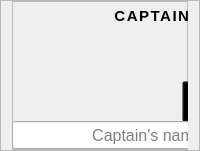
           <widget class="QFrame" name="frame_7">
            <property name="minimumSize">
             <size>
              <width>120</width>
              <height>151</height>
             </size>
            </property>
            <property name="maximumSize">
             <size>
              <width>16777215</width>
              <height>151</height>
             </size>
            </property>
            <property name="frameShape">
             <enum>QFrame::StyledPanel</enum>
            </property>
            <property name="frameShadow">
             <enum>QFrame::Raised</enum>
            </property>
            <layout class="QHBoxLayout" name="horizontalLayout_4">
             <property name="topMargin">
              <number>0</number>
             </property>
             <property name="bottomMargin">
              <number>0</number>
             </property>
             <item>
              <widget class="QFrame" name="frame_11">
               <property name="minimumSize">
                <size>
                 <width>0</width>
                 <height>0</height>
                </size>
               </property>
               <property name="maximumSize">
                <size>
                 <width>271</width>
                 <height>16777215</height>
                </size>
               </property>
               <property name="frameShape">
                <enum>QFrame::StyledPanel</enum>
               </property>
               <property name="frameShadow">
                <enum>QFrame::Raised</enum>
               </property>
               <widget class="QLabel" name="captain_img">
                <property name="geometry">
                 <rect>
                  <x>80</x>
                  <y>30</y>
                  <width>120</width>
                  <height>91</height>
                 </rect>
                </property>
                <property name="minimumSize">
                 <size>
                  <width>0</width>
                  <height>0</height>
                 </size>
                </property>
                <property name="styleSheet">
                 <string notr="true">background-color: transparent;</string>
                </property>
                <property name="text">
                 <string/>
                </property>
                <property name="pixmap">
                 <pixmap>../images&amp;icon/barangay_captain.png</pixmap>
                </property>
                <property name="scaledContents">
                 <bool>true</bool>
                </property>
               </widget>
               <widget class="QPushButton" name="add_captain_button">
                <property name="geometry">
                 <rect>
                  <x>170</x>
                  <y>80</y>
                  <width>41</width>
                  <height>41</height>
                 </rect>
                </property>
                <property name="cursor">
                 <cursorShape>PointingHandCursor</cursorShape>
                </property>
                <property name="styleSheet">
                 <string notr="true">background-color: transparent;</string>
                </property>
                <property name="text">
                 <string/>
                </property>
                <property name="icon">
                 <iconset>
                  <normaloff>../images&amp;icon/add_yellow.png</normaloff>../images&amp;icon/add_yellow.png</iconset>
                </property>
                <property name="iconSize">
                 <size>
                  <width>50</width>
                  <height>50</height>
                 </size>
                </property>
               </widget>
               <widget class="QLabel" name="label">
                <property name="geometry">
                 <rect>
                  <x>70</x>
                  <y>0</y>
                  <width>141</width>
                  <height>31</height>
                 </rect>
                </property>
                <property name="font">
                 <font>
                  <pointsize>13</pointsize>
                  <bold>true</bold>
                 </font>
                </property>
                <property name="styleSheet">
                 <string notr="true">letter-spacing: 1.5px;</string>
                </property>
                <property name="text">
                 <string>&lt;html&gt;&lt;head/&gt;&lt;body&gt;&lt;p align=&quot;center&quot;&gt;&lt;span style=&quot; font-size:11pt;&quot;&gt;CAPTAIN&lt;/span&gt;&lt;/p&gt;&lt;/body&gt;&lt;/html&gt;</string>
                </property>
               </widget>
               <widget class="QLineEdit" name="captain_display">
                <property name="geometry">
                 <rect>
                  <x>0</x>
                  <y>120</y>
                  <width>271</width>
                  <height>28</height>
                 </rect>
                </property>
                <property name="font">
                 <font>
                  <pointsize>12</pointsize>
                 </font>
                </property>
                <property name="styleSheet">
                 <string notr="true">text-align: center;</string>
                </property>
                <property name="alignment">
                 <set>Qt::AlignCenter</set>
                </property>
                <property name="readOnly">
                 <bool>true</bool>
                </property>
                <property name="placeholderText">
                 <string>Captain's name</string>
                </property>
                <property name="cursorMoveStyle">
                 <enum>Qt::LogicalMoveStyle</enum>
                </property>
                <property name="clearButtonEnabled">
                 <bool>false</bool>
                </property>
               </widget>
              </widget>
             </item>
            </layout>
           </widget>
